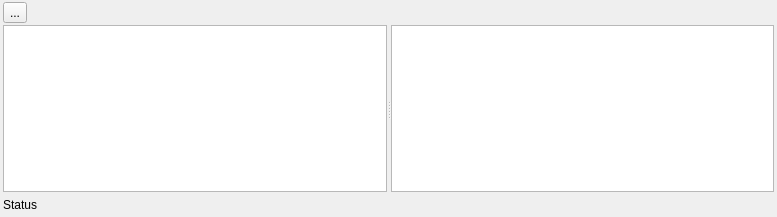
<?xml version="1.0" encoding="UTF-8"?>
<ui version="4.0">
 <class>RenderPipeline</class>
 <widget class="QWidget" name="RenderPipeline">
  <property name="geometry">
   <rect>
    <x>0</x>
    <y>0</y>
    <width>777</width>
    <height>217</height>
   </rect>
  </property>
  <property name="windowTitle">
   <string>Render Pipeline</string>
  </property>
  <layout class="QVBoxLayout" name="verticalLayout">
   <property name="spacing">
    <number>0</number>
   </property>
   <property name="leftMargin">
    <number>3</number>
   </property>
   <property name="topMargin">
    <number>0</number>
   </property>
   <property name="rightMargin">
    <number>3</number>
   </property>
   <property name="bottomMargin">
    <number>0</number>
   </property>
   <item>
    <widget class="QWidget" name="TopTools" native="true">
     <property name="minimumSize">
      <size>
       <width>0</width>
       <height>25</height>
      </size>
     </property>
     <property name="maximumSize">
      <size>
       <width>16777215</width>
       <height>25</height>
      </size>
     </property>
     <layout class="QHBoxLayout" name="horizontalLayout_2">
      <property name="leftMargin">
       <number>0</number>
      </property>
      <property name="topMargin">
       <number>0</number>
      </property>
      <property name="rightMargin">
       <number>0</number>
      </property>
      <property name="bottomMargin">
       <number>0</number>
      </property>
      <item>
       <widget class="QToolButton" name="m_new">
        <property name="sizePolicy">
         <sizepolicy hsizetype="Fixed" vsizetype="Fixed">
          <horstretch>0</horstretch>
          <verstretch>0</verstretch>
         </sizepolicy>
        </property>
        <property name="toolTip">
         <string>Import</string>
        </property>
        <property name="statusTip">
         <string>New</string>
        </property>
        <property name="text">
         <string>...</string>
        </property>
        <property name="popupMode">
         <enum>QToolButton::DelayedPopup</enum>
        </property>
       </widget>
      </item>
      <item>
       <spacer name="horizontalSpacer">
        <property name="orientation">
         <enum>Qt::Horizontal</enum>
        </property>
        <property name="sizeHint" stdset="0">
         <size>
          <width>725</width>
          <height>20</height>
         </size>
        </property>
       </spacer>
      </item>
     </layout>
    </widget>
   </item>
   <item>
    <widget class="QSplitter" name="m_splitter">
     <property name="orientation">
      <enum>Qt::Horizontal</enum>
     </property>
     <widget class="QTreeWidget" name="m_nodeTreeWidget">
      <property name="animated">
       <bool>false</bool>
      </property>
      <property name="headerHidden">
       <bool>true</bool>
      </property>
      <property name="columnCount">
       <number>2</number>
      </property>
      <column>
       <property name="text">
        <string notr="true">1</string>
       </property>
      </column>
      <column>
       <property name="text">
        <string notr="true">2</string>
       </property>
      </column>
     </widget>
     <widget class="QGraphicsView" name="m_graphicsView">
      <property name="contextMenuPolicy">
       <enum>Qt::CustomContextMenu</enum>
      </property>
      <property name="verticalScrollBarPolicy">
       <enum>Qt::ScrollBarAsNeeded</enum>
      </property>
      <property name="horizontalScrollBarPolicy">
       <enum>Qt::ScrollBarAsNeeded</enum>
      </property>
     </widget>
    </widget>
   </item>
   <item>
    <widget class="QWidget" name="BottomTools" native="true">
     <property name="minimumSize">
      <size>
       <width>0</width>
       <height>25</height>
      </size>
     </property>
     <property name="maximumSize">
      <size>
       <width>16777215</width>
       <height>25</height>
      </size>
     </property>
     <layout class="QHBoxLayout" name="horizontalLayout">
      <property name="spacing">
       <number>2</number>
      </property>
      <property name="leftMargin">
       <number>0</number>
      </property>
      <property name="topMargin">
       <number>0</number>
      </property>
      <property name="rightMargin">
       <number>0</number>
      </property>
      <property name="bottomMargin">
       <number>0</number>
      </property>
      <item>
       <widget class="QLabel" name="label">
        <property name="text">
         <string>Status</string>
        </property>
       </widget>
      </item>
      <item>
       <spacer name="horizontalSpacer_2">
        <property name="orientation">
         <enum>Qt::Horizontal</enum>
        </property>
        <property name="sizeHint" stdset="0">
         <size>
          <width>40</width>
          <height>20</height>
         </size>
        </property>
       </spacer>
      </item>
     </layout>
    </widget>
   </item>
  </layout>
  <action name="m_actionNewImageFilter">
   <property name="text">
    <string>New Image Filter</string>
   </property>
   <property name="toolTip">
    <string>New Image Filter</string>
   </property>
  </action>
  <action name="m_actionNewRenderStage">
   <property name="text">
    <string>New Render Stage</string>
   </property>
   <property name="toolTip">
    <string>New Render Stage</string>
   </property>
  </action>
  <action name="m_actionNewRenderQueue">
   <property name="text">
    <string>New Render Queue</string>
   </property>
   <property name="toolTip">
    <string>New Render Queue</string>
   </property>
  </action>
  <action name="m_actionNewCamera">
   <property name="text">
    <string>New Camera</string>
   </property>
   <property name="toolTip">
    <string>New Camera</string>
   </property>
  </action>
 </widget>
 <resources/>
 <connections/>
</ui>
